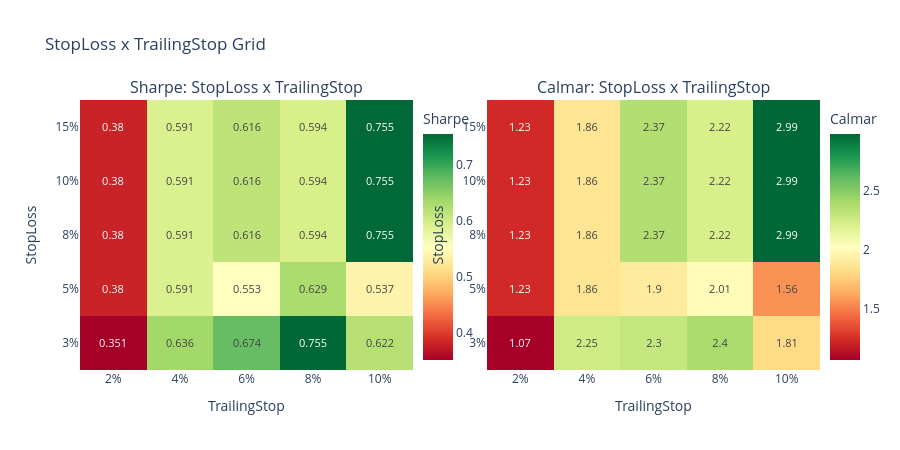

Here is the notebook cell this chart was saved with:
### Code cell
fig.add_trace(
    go.Heatmap(
        z=sl_trail_calmar,
        x=trail_labels,
        y=sl_labels,
        colorscale="RdYlGn",
        text=np.round(sl_trail_calmar, 2),
        texttemplate="%{text}",
        textfont=dict(size=11),
        showscale=True,
        colorbar=dict(title="Calmar", x=1.0),
    ),
    row=1,
    col=2,
)

fig.update_xaxes(title_text="TrailingStop", row=1, col=1)
fig.update_xaxes(title_text="TrailingStop", row=1, col=2)
fig.update_yaxes(title_text="StopLoss", row=1, col=1)
fig.update_yaxes(title_text="StopLoss", row=1, col=2)
fig.update_layout(height=450, title="StopLoss x TrailingStop Grid")
fig.show()

### Figure 1 — Plotly figure (JSON) as saved in the notebook; plotly's stock layout.template omitted (floating-point values rounded to 4 significant figures)
{"data": [{"colorbar": {"title": {"text": "Sharpe"}, "x": 0.45}, "colorscale": [[0.0, "rgb(165,0,38)"], [0.1, "rgb(215,48,39)"], [0.2, "rgb(244,109,67)"], [0.3, "rgb(253,174,97)"], [0.4, "rgb(254,224,139)"], [0.5, "rgb(255,255,191)"], [0.6, "rgb(217,239,139)"], [0.7, "rgb(166,217,106)"], [0.8, "rgb(102,189,99)"], [0.9, "rgb(26,152,80)"], [1.0, "rgb(0,104,55)"]], "showscale": true, "text": [[0.351, 0.636, 0.674, 0.755, 0.622], [0.38, 0.591, 0.553, 0.629, 0.537], [0.38, 0.591, 0.616, 0.594, 0.755], [0.38, 0.591, 0.616, 0.594, 0.755], [0.38, 0.591, 0.616, 0.594, 0.755]], "textfont": {"size": 11}, "texttemplate": "%{text}", "type": "heatmap", "x": ["2%", "4%", "6%", "8%", "10%"], "xaxis": "x", "y": ["3%", "5%", "8%", "10%", "15%"], "yaxis": "y", "z": [[0.3509, 0.636, 0.6742, 0.7552, 0.6216], [0.3803, 0.5908, 0.553, 0.6288, 0.5375], [0.3803, 0.5908, 0.6155, 0.5943, 0.7546], [0.3803, 0.5908, 0.6155, 0.5943, 0.7546], [0.3803, 0.5908, 0.6155, 0.5943, 0.7546]]}, {"colorbar": {"title": {"text": "Calmar"}, "x": 1.0}, "colorscale": [[0.0, "rgb(165,0,38)"], [0.1, "rgb(215,48,39)"], [0.2, "rgb(244,109,67)"], [0.3, "rgb(253,174,97)"], [0.4, "rgb(254,224,139)"], [0.5, "rgb(255,255,191)"], [0.6, "rgb(217,239,139)"], [0.7, "rgb(166,217,106)"], [0.8, "rgb(102,189,99)"], [0.9, "rgb(26,152,80)"], [1.0, "rgb(0,104,55)"]], "showscale": true, "text": [[1.07, 2.25, 2.3, 2.4, 1.81], [1.23, 1.86, 1.9, 2.01, 1.56], [1.23, 1.86, 2.37, 2.22, 2.99], [1.23, 1.86, 2.37, 2.22, 2.99], [1.23, 1.86, 2.37, 2.22, 2.99]], "textfont": {"size": 11}, "texttemplate": "%{text}", "type": "heatmap", "x": ["2%", "4%", "6%", "8%", "10%"], "xaxis": "x2", "y": ["3%", "5%", "8%", "10%", "15%"], "yaxis": "y2", "z": [[1.065, 2.255, 2.296, 2.397, 1.814], [1.229, 1.863, 1.905, 2.009, 1.56], [1.229, 1.863, 2.366, 2.222, 2.987], [1.229, 1.863, 2.366, 2.222, 2.987], [1.229, 1.863, 2.366, 2.222, 2.987]]}], "layout": {"annotations": [{"font": {"size": 16}, "showarrow": false, "text": "Sharpe: StopLoss x TrailingStop", "x": 0.225, "xanchor": "center", "xref": "paper", "y": 1.0, "yanchor": "bottom", "yref": "paper"}, {"font": {"size": 16}, "showarrow": false, "text": "Calmar: StopLoss x TrailingStop", "x": 0.775, "xanchor": "center", "xref": "paper", "y": 1.0, "yanchor": "bottom", "yref": "paper"}], "height": 450, "title": {"text": "StopLoss x TrailingStop Grid"}, "xaxis": {"anchor": "y", "domain": [0.0, 0.45], "title": {"text": "TrailingStop"}}, "xaxis2": {"anchor": "y2", "domain": [0.55, 1.0], "title": {"text": "TrailingStop"}}, "yaxis": {"anchor": "x", "domain": [0.0, 1.0], "title": {"text": "StopLoss"}}, "yaxis2": {"anchor": "x2", "domain": [0.0, 1.0], "title": {"text": "StopLoss"}}}}
